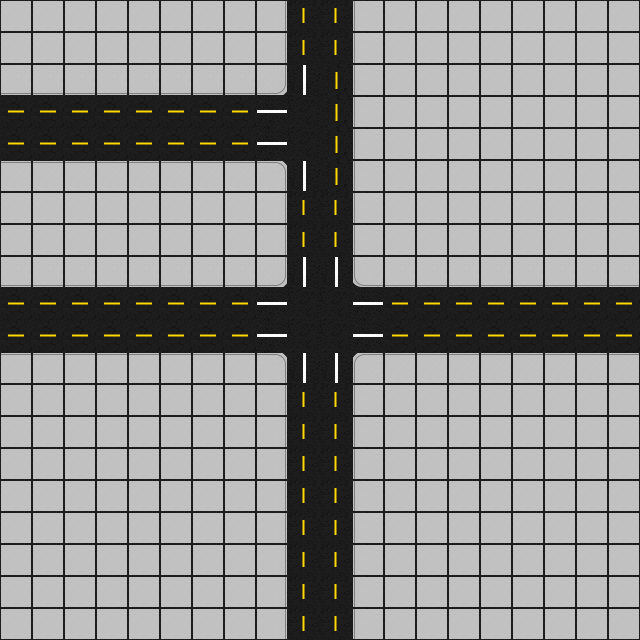

Rendered tile map (Tiled .tmx) drawn with the repository's tilesets; below, a short description and the full map source, tile grids included:
An orthogonal 20x20 tile map with 32x32 px tiles, 1 tile layer (Tile Layer 1) and 11 objects (7x car, 2x wall, 2x light).

<map version="1.10" tiledversion="1.10.2" orientation="orthogonal" renderorder="right-down" width="20" height="20" tilewidth="32" tileheight="32" infinite="0" nextlayerid="5" nextobjectid="14">
 <tileset firstgid="1" source="str.tsx" />
 <layer id="1" name="Tile Layer 1" width="20" height="20">
  <data encoding="csv">
49,49,49,49,49,49,49,49,2,4,4,6,49,49,49,49,49,49,49,49,
49,49,49,49,49,49,49,49,2,4,4,6,49,49,49,49,49,49,49,49,
8,8,8,8,8,8,8,8,9,10,46,6,49,49,49,49,49,49,49,49,
22,22,22,22,22,22,22,22,23,25,46,6,49,49,49,49,49,49,49,49,
22,22,22,22,22,22,22,22,23,25,46,6,49,49,49,49,49,49,49,49,
36,36,36,36,36,36,36,36,37,10,46,6,49,49,49,49,49,49,49,49,
49,49,49,49,49,49,49,49,2,4,4,6,49,49,49,49,49,49,49,49,
49,49,49,49,49,49,49,49,2,4,4,6,49,49,49,49,49,49,49,49,
8,8,8,8,8,8,8,8,9,10,10,13,8,8,8,8,8,8,8,8,
22,22,22,22,22,22,22,22,23,25,25,23,22,22,22,22,22,22,22,22,
22,22,22,22,22,22,22,22,23,25,25,23,22,22,22,22,22,22,22,22,
42,42,42,42,42,42,42,42,37,10,10,41,36,36,36,36,36,36,36,36,
49,49,49,49,49,49,49,49,2,4,4,6,49,49,49,49,49,49,49,49,
49,49,49,49,49,49,49,49,2,4,4,6,49,49,49,49,49,49,49,49,
49,49,49,49,49,49,49,49,2,4,4,6,49,49,49,49,49,49,49,49,
49,49,49,49,49,49,49,49,2,4,4,6,49,49,49,49,49,49,49,49,
49,49,49,49,49,49,49,49,2,4,4,6,49,49,49,49,49,49,49,49,
49,49,49,49,49,49,49,49,2,4,4,6,49,49,49,49,49,49,49,49,
49,49,49,49,49,49,49,49,2,4,4,6,49,49,49,49,49,49,49,49,
49,49,49,49,49,49,49,49,2,4,4,6,49,49,49,49,49,49,49,49
</data>
 </layer>
 <objectgroup id="3" name="walls" visible="0">
  <object id="4" name="right" type="wall" x="288" y="96" width="64" height="64">
   <properties>
    <property name="forbidden" value="right" />
    <property name="light" value="yes" />
   </properties>
  </object>
  <object id="5" name="light_yes" type="wall" x="288" y="288" width="64" height="64">
   <properties>
    <property name="light" value="yes" />
   </properties>
  </object>
 </objectgroup>
 <objectgroup id="4" name="cars" visible="0">
  <object id="6" name="7" type="car" x="448" y="288" width="30" height="30">
   <properties>
    <property name="action" value="forward" />
    <property name="orientation" value="left" />
    <property name="turn" value="right" />
   </properties>
  </object>
  <object id="8" name="6" type="car" x="320" y="32" width="30" height="30">
   <properties>
    <property name="action" value="forward" />
    <property name="orientation" value="down" />
   </properties>
  </object>
  <object id="13" name="5" type="car" x="32" y="320" width="30" height="30">
   <properties>
    <property name="action" value="forward" />
    <property name="orientation" value="right" />
   </properties>
  </object>
  <object id="10" name="4" type="car" x="32" y="128" width="30" height="30">
   <properties>
    <property name="action" value="forward" />
    <property name="orientation" value="right" />
    <property name="turn" value="right" />
   </properties>
  </object>
  <object id="11" name="3" type="car" x="160" y="128" width="30" height="30">
   <properties>
    <property name="action" value="forward" />
    <property name="orientation" value="right" />
    <property name="turn" value="left" />
   </properties>
  </object>
  <object id="9" name="2" type="car" x="288" y="512" width="30" height="30">
   <properties>
    <property name="action" value="forward" />
    <property name="orientation" value="down" />
   </properties>
  </object>
  <object id="12" name="1" type="car" x="288" y="224" width="30" height="30">
   <properties>
    <property name="action" value="forward" />
    <property name="orientation" value="down" />
    <property name="turn" value="right" />
   </properties>
  </object>
 </objectgroup>
 <objectgroup id="2" name="lights" visible="0">
  <object id="1" name="desni" type="light" x="256" y="64" width="32" height="128">
   <properties>
    <property name="direction" value="right" />
   </properties>
  </object>
  <object id="2" name="lijevi" type="light" x="352" y="256" width="32" height="128">
   <properties>
    <property name="direction" value="left" />
   </properties>
  </object>
 </objectgroup>
</map>
